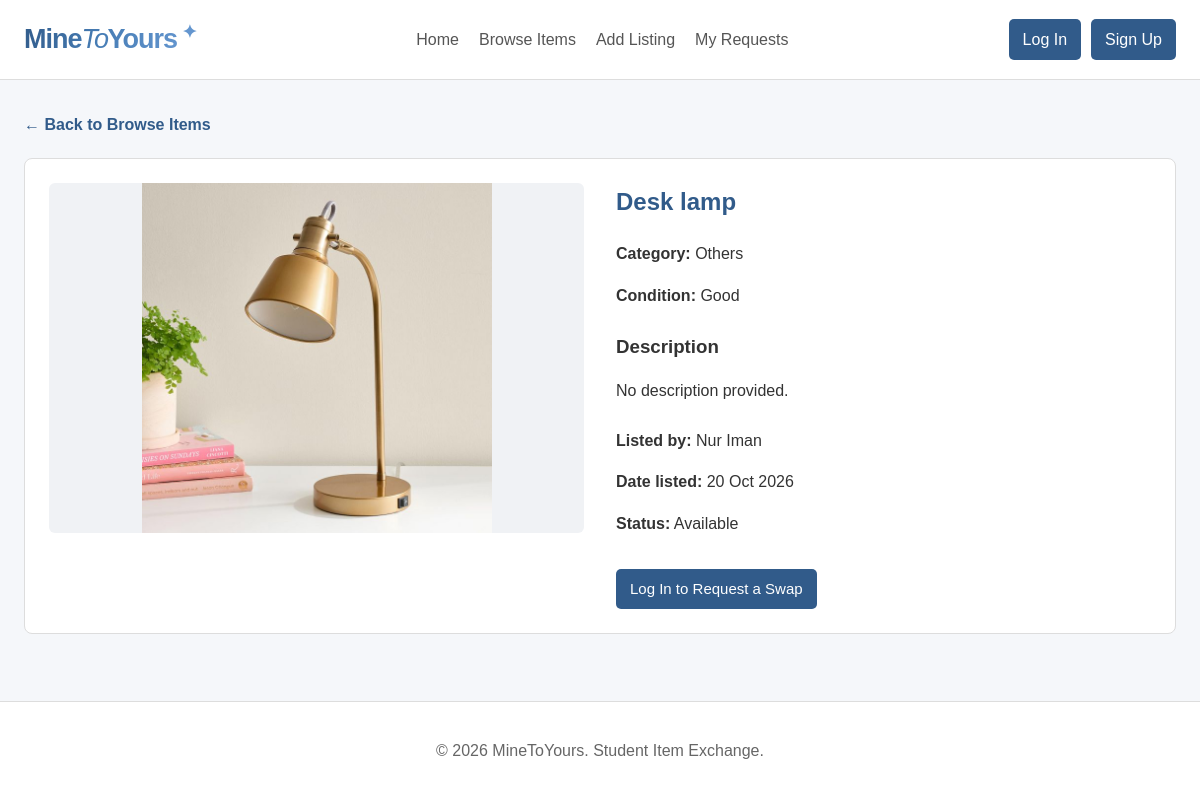
/item_details.php?id=37, run on the app's committed database.
### tables this page shows
CREATE TABLE `listings` (
  `listing_id` int(11) NOT NULL,
  `user_id` int(11) NOT NULL,
  `category_id` int(11) NOT NULL,
  `title` varchar(100) NOT NULL,
  `item_condition` varchar(30) NOT NULL,
  `description` text NOT NULL,
  `image_path` varchar(255) DEFAULT NULL,
  `created_at` datetime NOT NULL DEFAULT current_timestamp(),
  `listing_status` enum('Available','Reserved','Swapped') NOT NULL DEFAULT 'Available'
);

CREATE TABLE `categories` (
  `category_id` int(11) NOT NULL,
  `category_name` varchar(50) NOT NULL
);

CREATE TABLE `users` (
  `user_id` int(11) NOT NULL,
  `full_name` varchar(100) NOT NULL,
  `student_id` varchar(30) NOT NULL,
  `email` varchar(100) NOT NULL,
  `password` varchar(255) NOT NULL,
  `role` varchar(20) NOT NULL DEFAULT 'user'
);

### item_details.php (the view, shortened to what this page needs)
<?php
require_once "includes/db.php";
$userId = isset($_SESSION["user_id"])
    ? (int) $_SESSION["user_id"]
    : 0;
$listingId = filter_input(INPUT_GET, "id", FILTER_VALIDATE_INT);
$item = null;
$errorMessage = "";
$myListings = [];
if (!$listingId || $listingId < 1) {
    $errorMessage = "Invalid item selected.";
} else {
    $sql = "SELECT
                l.listing_id,
                l.user_id,
                l.title,
                l.item_condition,
                l.description,
                l.image_path,
                l.created_at,
                l.listing_status,
                c.category_name,
                u.full_name
            FROM listings l
            LEFT JOIN categories c
                ON l.category_id = c.category_id
            INNER JOIN users u
                ON l.user_id = u.user_id
            WHERE l.listing_id = ?
            LIMIT 1";
    $stmt = $conn->prepare($sql);
    $stmt->bind_param("i", $listingId);
    $stmt->execute();
    $result = $stmt->get_result();
    $item = $result->fetch_assoc();
}
include "includes/header.php";
?>
<section class="item-details-section">
    <?php if ($errorMessage !== ""): ?>
        <h1>Item Details</h1>
        <p class="message error-message">
            <?= htmlspecialchars($errorMessage) ?>
        </p>
        <a href="browse_items.php" class="form-button">
            Back to Browse Items
        </a>
    <?php else: ?>
        <a href="browse_items.php" class="back-link">
            &larr; Back to Browse Items
        </a>
        <div class="item-details-card">
            <div class="item-details-image">
                <?php
                $imagePath = trim((string) ($item["image_path"] ?? ""));
                $imageFile = __DIR__ . "/" . $imagePath;
                ?>
                <?php if (
                    $imagePath !== "" &&
                    is_file($imageFile)
                ): ?>
                    <img
                        src="<?= htmlspecialchars($imagePath) ?>"
                        alt="<?= htmlspecialchars($item["title"]) ?>"
                    >
                <?php else: ?>
                    <div class="item-details-placeholder">
                        No Image Available
                    </div>
                <?php endif; ?>
            </div>
            <div class="item-details-info">
                <h1>
                    <?= htmlspecialchars($item["title"]) ?>
                </h1>
                <p>
                    <strong>Category:</strong>
                    <?= htmlspecialchars(
                        $item["category_name"] ?? "Uncategorised"
                    ) ?>
                </p>
                <p>
                    <strong>Condition:</strong>
                    <?= htmlspecialchars($item["item_condition"]) ?>
                </p>
                <div class="item-description">
                    <h3>Description</h3>
                    <p>
                        <?= nl2br(htmlspecialchars(
                            $item["description"] ?: "No description provided."
                        )) ?>
                    </p>
                </div>
                <p>
                    <strong>Listed by:</strong>
                    <?= htmlspecialchars($item["full_name"]) ?>
                </p>
                <p>
                    <strong>Date listed:</strong>
                    <?= date(
                        "d M Y",
                        strtotime($item["created_at"])
                    ) ?>
                </p>
                <p>
                    <strong>Status:</strong>
                    <?= htmlspecialchars($item["listing_status"]) ?>
                </p>
                <?php if ($userId === 0): ?>
                    <a href="login.php" class="form-button">
                        Log In to Request a Swap
                    </a>
                <?php elseif ((int) $item["user_id"] === $userId): ?>
                    <p>You are viewing your own listing.</p>
                <?php elseif ($item["listing_status"] !== "Available"): ?>
                    <p class="message error-message">
                        This item is no longer available for swapping.
                    </p>
                <?php endif; ?>
            </div>
        </div>
    <?php endif; ?>
</section>
<?php include "includes/footer.php"; ?>

### assets/css/style.css (style rules this page uses)
html { overflow-y: scroll; }
* { box-sizing: border-box; }
body { margin: 0; font-family: Arial, sans-serif; color: #333333; background-color: #f5f7fa; line-height: 1.6; min-height: 100vh; display: flex; flex-direction: column; }
a { color: inherit; text-decoration: none; }
.form-button { display: inline-block; width: auto; margin-top: 10px; padding: 8px 14px; border: none; border-radius: 5px; background-color: #315b8a; color: #ffffff; font-size: 15px; text-align: center; text-decoration: none; cursor: pointer; }
.item-details-section { width: 100%; }
.back-link { display: inline-block; margin-bottom: 20px; color: #315b8a; font-weight: bold; }
.item-details-card { display: grid; grid-template-columns: 1fr 1fr; gap: 32px; background: #ffffff; border: 1px solid #dddddd; border-radius: 8px; padding: 24px; }
.item-details-image { width: 100%; min-width: 0; }
.item-details-image img, .item-details-placeholder { width: 100%; height: 350px; border-radius: 6px; }
.item-details-image img { display: block; object-fit: contain; background: #f0f2f5; }
.item-details-info { min-width: 0; }
.item-details-info h1 { margin-top: 0; color: #315b8a; }
.item-description { margin: 24px 0; overflow-wrap: anywhere; }
.item-description h3 { margin-bottom: 8px; }
.item-details-info .form-button { display: inline-block; width: auto; margin-top: 16px; text-decoration: none; text-align: center; }

### data on the page
listings: image_path (picture), title "Desk lamp", category.category_name "Others", item_condition "Good", description "No description provided.", user.full_name "Nur Iman", created_at "20 Oct 2026", listing_status "Available"
